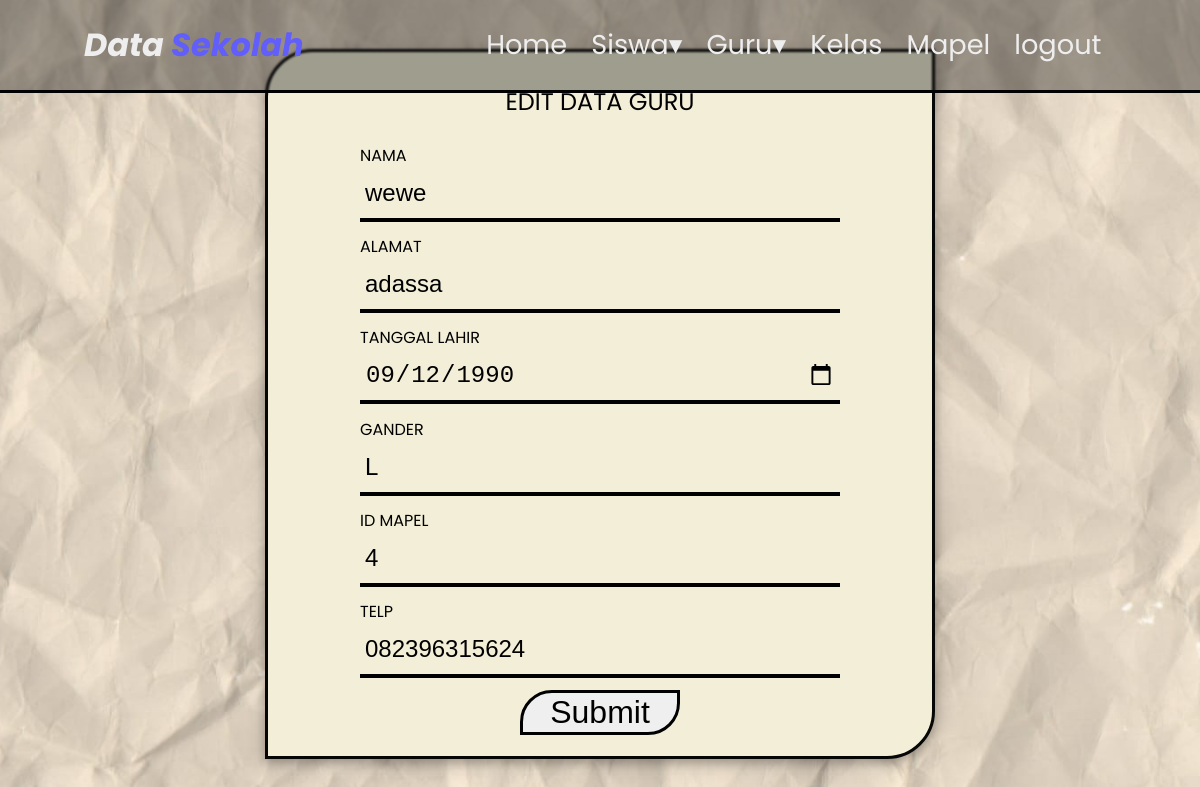
Page /edit_guru.php?id=110 on the committed database.
### tables this page shows
CREATE TABLE `guru` (
  `id_mapel` int(10) NOT NULL,
  `id_guru` varchar(10) NOT NULL,
  `nama_guru` varchar(35) NOT NULL,
  `alamat` varchar(35) NOT NULL,
  `gender` varchar(1) NOT NULL,
  `ttl` date NOT NULL,
  `telp` varchar(15) NOT NULL
);

### edit_guru.php (the view, shortened to what this page needs)
<?php
include "koneksi.php";
$id = $_GET['id'];
$data = mysqli_query($koneksi, "select * from guru where id_guru='$id'");
while($isi = mysqli_fetch_array($data)){
    ?>
<head>
    <link rel="stylesheet" href="css/dash.css">
</head>
<body class="body-edit-guru">
        <?php
        include "nav.php";
        ?>
    <div class="container-edit">
        <form method="post" action="edit_guru_aksi.php" class="form-tambah-guru">
                 <span class="edit-span">EDIT DATA GURU</span>
                 <div class="edit-data">
                    <div class="input-cont">
                            <span>NAMA</span><br>
                            <input type="text" name="nama" class="inpt" value="<?php echo $isi['nama_guru']?>">
                    </div>
                    <div class="input-cont">
                            <span>ALAMAT</span><br>
                            <input type="text" name="alamat" class="inpt" value="<?php echo $isi['alamat']?>">
                    </div>
                    <div class="input-cont">
                            <span>TANGGAL LAHIR</span><br>
                            <input type="date" name="tanggal" class="inpt" value="<?php echo $isi['ttl']?>">
                    </div>
                    <div class="input-cont">
                            <span>GANDER</span><br>
                            <input type="text" name="gender" class="inpt" value="<?php echo $isi['gender']?>">
                    </div>
                    <div class="input-cont">
                            <span>ID MAPEL</span><br>
                            <input type="number" name="idm" class="inpt" value="<?php echo $isi['id_mapel']?>">
                    </div>
                    <div class="input-cont">
                            <span>TELP</span><br>
                            <input type="number" name="tlpn" class="inpt" value="<?php echo $isi['telp']?>">
                    </div>
                 </div>
                 <input type="submit" name="submit" class="submit"></td>
        </form>
    </div>
        <?php
        }
        ?>
</body>

### nav.php (shortened to what this page needs)
<nav>
   <span class="logo">Data <span class="logo-1">Sekolah</span></span>
   <div class="menu">
       <a href="dash.php">Home</a>
       <div class="men-sis">
           <a href="siswa.php">Siswa&#9662;</a>
       </div>
       <div class="men-sis">
           <a href="guru.php">Guru&#9662;</a>
       </div>
       <a href="kelas.php">Kelas</a>
       <a href="mapel.php">Mapel</a>
       <a href="login.php">logout</a>
   </div>
</nav>

### css/dash.css (style rules this page uses)
nav { display: flex; justify-content: space-between; align-items: center; padding: 1.3rem 7%; border-bottom: 3px solid black; position: fixed; top: 0; width: 100%; background-color: rgba(6, 6, 6, 0.35); backdrop-filter: blur(1px); }
.logo { font-size: 2rem; font-style: italic; color:#EEEEEE; font-weight: 700; }
.logo-1 { font-size: 2rem; font-style: italic; color:#615EFC; }
.menu { display: flex; gap: 1.5rem; font-size: 1.7rem; }
.menu a { text-decoration: none; display: inline-block; position: relative; color: #EEEEEE; }
.menu a::before { content: ''; position: absolute; width: 0; height: 8px; bottom: 0; left: 50%; background-color: #615EFC; transition: width 0.4s ease, left 0.4s ease; border-radius: 4px; }
.men-sis { position: relative; }
.container-edit { display: flex; justify-content: center; align-items: center; height: 100vh; flex-direction: column; }
.edit-data { display: flex; flex-direction: column; margin-top: 1.5rem; width: 80%; gap:1.5rem; margin:1.5rem; }
.input-cont input { width: 100%; height: 80%; }
.submit { width: 10rem; height: 4rem; font-size: 2rem; border-radius: 2rem 0 2rem 0; border: 3px solid black; }
.inpt { border: none; border-bottom: 4px solid black; padding: 5px; outline: none; background-color:#F2EED7; font-size: 1.5rem; }
.edit-span { font-size: 1.5rem; }
.body-edit-guru { padding: 0; margin: 0; background-color:#F2EED7; font-family: 'Poppins', sans-serif; background-image: url('../asset/bg-login.jpeg'); background-size: cover; background-position: center; background-repeat: no-repeat; height: 100vh; }
.form-tambah-guru { width:50%; border: 3px solid #060606; height: 80%; border-radius: 3rem 0 3rem 0; display: flex; flex-direction: column; align-items: center; margin-top: 1.5rem; padding: 2rem; background-color:#F2EED7; animation: scaleUp 1s ease-out; box-shadow: 0 4px 8px rgba(0, 0, 0, 0.2), 0 6px 20px rgba(0, 0, 0, 0.19); }

### rows in the picture
guru: nama "wewe", alamat "adassa", tanggal "09/12/1990", gender "L", idm "4", tlpn "082396315624"
